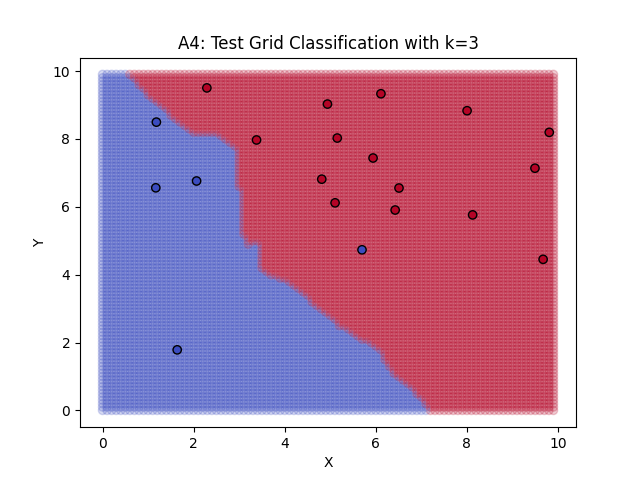

This figure's Python source:
import numpy as np
import matplotlib.pyplot as plt
from sklearn.neighbors import KNeighborsClassifier

np.random.seed(0)
train_X = np.random.uniform(1, 10, size=(20, 2))
train_y = np.array([0 if x[0]+x[1] < 11 else 1 for x in train_X])

x_min, x_max = 0, 10
y_min, y_max = 0, 10
xx, yy = np.meshgrid(np.arange(x_min, x_max, 0.1),
                     np.arange(y_min, y_max, 0.1))
test_points = np.c_[xx.ravel(), yy.ravel()]

knn = KNeighborsClassifier(n_neighbors=3)
knn.fit(train_X, train_y)
test_pred = knn.predict(test_points)

plt.figure()
plt.scatter(test_points[:, 0], test_points[:, 1], c=test_pred, cmap='coolwarm', alpha=0.2)
plt.scatter(train_X[:, 0], train_X[:, 1], c=train_y, cmap='coolwarm', edgecolor='k')
plt.xlabel("X")
plt.ylabel("Y")
plt.title("A4: Test Grid Classification with k=3")
plt.show()
plt.savefig("A4.png")